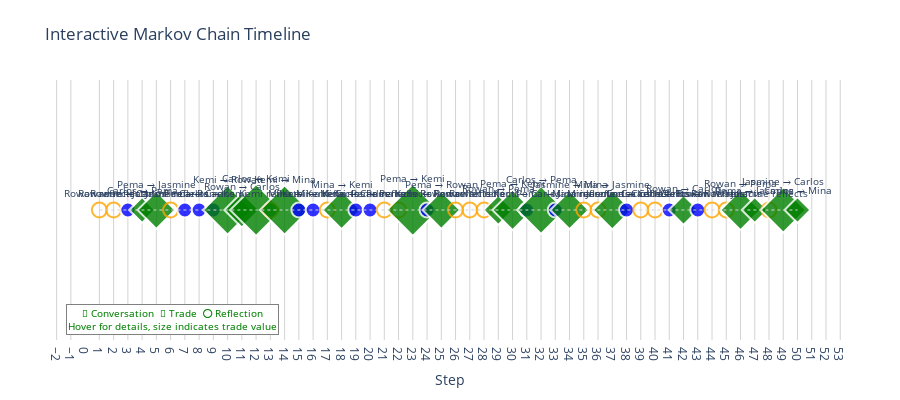

The cell this chart's notebook holds for it:
### Code cell
# Interactive Timeline View of Markov Chain Progression
def create_markov_timeline_visualization(results):
    """Create an interactive timeline showing the step-by-step Markov chain progression"""
    
    interactions = results.get('interaction_history', [])
    if not interactions:
        print("No interaction history found")
        return
    
    # Extract timeline data
    timeline_data = []
    
    for interaction in interactions:
        step = interaction.get('step', 0)
        
        if interaction.get('type') == 'conversation':
            participants = interaction.get('participants', [])
            if len(participants) == 2:
                from_agent, to_agent = participants[0], participants[1]
                
                # Check for trades
                trades = interaction.get('trades', [])
                trade_info = ""
                total_value = 0
                
                if trades:
                    for trade in trades:
                        if trade.get('executed') and trade.get('trade_details'):
                            trade_details = trade['trade_details']
                            items = trade_details.get('items', [])
                            actual_items = [item for item in items if item.get('name') != 'digital cash']
                            
                            total_value += sum(item.get('value', 0) for item in actual_items)
                            item_names = [item.get('name', '').replace('_', ' ').title() for item in actual_items]
                            trade_info = f"Trade: {', '.join(item_names)} (${total_value:.2f})"
                
                timeline_data.append({
                    'step': step,
                    'type': 'conversation',
                    'from': from_agent,
                    'to': to_agent,
                    'has_trade': len(trades) > 0,
                    'trade_value': total_value,
                    'trade_info': trade_info,
                    'description': f"{from_agent.split()[0]} → {to_agent.split()[0]}"
                })
                
        elif interaction.get('type') == 'reflection':
            agent = interaction.get('agent', '')
            if agent:
                timeline_data.append({
                    'step': step,
                    'type': 'reflection',
                    'from': agent,
                    'to': agent,
                    'has_trade': False,
                    'trade_value': 0,
                    'trade_info': "",
                    'description': f"{agent.split()[0]} reflects"
                })
    
    # Sort by step
    timeline_data.sort(key=lambda x: x['step'])
    
    # Create the timeline plot
    steps = [item['step'] for item in timeline_data]
    descriptions = [item['description'] for item in timeline_data]
    types = [item['type'] for item in timeline_data]
    trade_values = [item['trade_value'] for item in timeline_data]
    
    # Color mapping
    colors = []
    symbols = []
    sizes = []
    hover_texts = []
    
    for item in timeline_data:
        if item['type'] == 'reflection':
            colors.append('orange')
            symbols.append('circle-open')
            sizes.append(15)
            hover_text = f"<b>Step {item['step']}: Reflection</b><br>"
            hover_text += f"Agent: {item['from']}<br>"
            hover_text += "Action: Self-reflection"
        else:
            if item['has_trade']:
                colors.append('green')
                symbols.append('diamond')
                sizes.append(20 + min(item['trade_value']/5, 20))
                hover_text = f"<b>Step {item['step']}: Conversation + Trade</b><br>"
                hover_text += f"From: {item['from']}<br>"
                hover_text += f"To: {item['to']}<br>"
                hover_text += f"{item['trade_info']}"
            else:
                colors.append('blue')
                symbols.append('circle')
                sizes.append(15)
                hover_text = f"<b>Step {item['step']}: Conversation</b><br>"
                hover_text += f"From: {item['from']}<br>"
                hover_text += f"To: {item['to']}<br>"
                hover_text += "No trade occurred"
        
        hover_texts.append(hover_text)
    
    # Create the timeline figure
    fig = go.Figure()
    
    # Add the main timeline
    fig.add_trace(go.Scatter(
        x=steps,
        y=[1] * len(steps),  # All points on same y-level
        mode='markers+text',
        marker=dict(
            size=sizes,
            color=colors,
            symbol=symbols,
            line=dict(width=2, color='white'),
            opacity=0.8
        ),
        text=descriptions,
        textposition='top center',
        textfont=dict(size=10),
        hoverinfo='text',
        hovertext=hover_texts,
        name='Markov Chain Steps',
        showlegend=False
    ))
    
    # Add connecting lines
    fig.add_trace(go.Scatter(
        x=steps,
        y=[1] * len(steps),
        mode='lines',
        line=dict(color='lightgray', width=1, dash='dot'),
        hoverinfo='skip',
        showlegend=False
    ))
    
    # Add value annotations for trades
    for i, item in enumerate(timeline_data):
        if item['has_trade'] and item['trade_value'] > 0:
            fig.add_annotation(
                x=item['step'],
                y=1.15,
                text=f"${item['trade_value']:.0f}",
                showarrow=False,
                font=dict(size=9, color='green'),
                bgcolor='rgba(255,255,255,0.8)',
                bordercolor='green',
                borderwidth=1
            )
    
    # Update layout
    fig.update_layout(
        title='Interactive Markov Chain Timeline',
        xaxis_title='Step',
        xaxis=dict(
            tickmode='linear',
            dtick=1,
            showgrid=True,
            gridcolor='lightgray',
            gridwidth=1
        ),
        yaxis=dict(
            visible=False,
            range=[0.5, 1.5]
        ),
        height=400,
        margin=dict(t=80, b=60, l=50, r=50),
        annotations=[
            dict(
                text="🔵 Conversation  💎 Trade  ⭕ Reflection<br>Hover for details, size indicates trade value",
                showarrow=False,
                xref="paper", yref="paper",
                x=0.02, y=0.02,
                xanchor='left', yanchor='bottom',
                font=dict(size=10),
                bgcolor='rgba(255,255,255,0.8)',
                bordercolor='gray',
                borderwidth=1
            )
        ],
        plot_bgcolor='rgba(0,0,0,0)'
    )
    
    return fig

# Create and display the timeline visualization
timeline_fig = create_markov_timeline_visualization(results)
if timeline_fig:
    timeline_fig.show()
else:
    print("Could not create timeline visualization - no data available")

### Figure 1 — Plotly figure (JSON) as saved in the notebook; plotly's stock layout.template omitted (floating-point values rounded to 4 significant figures)
{"data": [{"hoverinfo": "text", "hovertext": ["<b>Step 1: Reflection</b><br>Agent: Rowan Greenwood<br>Action: Self-reflection", "<b>Step 2: Reflection</b><br>Agent: Rowan Greenwood<br>Action: Self-reflection", "<b>Step 3: Conversation</b><br>From: Rowan Greenwood<br>To: Carlos Mendez<br>No trade occurred", "<b>Step 4: Conversation + Trade</b><br>From: Carlos Mendez<br>To: Pema Sherpa<br>", "<b>Step 5: Conversation + Trade</b><br>From: Pema Sherpa<br>To: Jasmine Carter<br>Trade: Mountain Flower Honey ($45.00)", "<b>Step 6: Reflection</b><br>Agent: Jasmine Carter<br>Action: Self-reflection", "<b>Step 7: Conversation</b><br>From: Jasmine Carter<br>To: Pema Sherpa<br>No trade occurred", "<b>Step 8: Conversation</b><br>From: Pema Sherpa<br>To: Carlos Mendez<br>No trade occurred", "<b>Step 9: Conversation</b><br>From: Carlos Mendez<br>To: Kemi Adebayo<br>No trade occurred", "<b>Step 10: Conversation + Trade</b><br>From: Kemi Adebayo<br>To: Rowan Greenwood<br>Trade: Hibiscus Extract, Baobab Fruit Powder ($90.00)", "<b>Step 11: Conversation + Trade</b><br>From: Rowan Greenwood<br>To: Carlos Mendez<br>Trade: Hibiscus Extract ($35.00)", "<b>Step 12: Conversation + Trade</b><br>From: Carlos Mendez<br>To: Kemi Adebayo<br>Trade: Aged Cigars, Wrapper Tobacco Leaves ($185.00)", "<b>Step 13: Reflection</b><br>Agent: Kemi Adebayo<br>Action: Self-reflection", "<b>Step 14: Conversation + Trade</b><br>From: Kemi Adebayo<br>To: Mina Kim<br>Trade: Baobab Fruit Powder, Hibiscus Extract ($90.00)", "<b>Step 15: Conversation</b><br>From: Mina Kim<br>To: Kemi Adebayo<br>No trade occurred", "<b>Step 16: Conversation</b><br>From: Kemi Adebayo<br>To: Mina Kim<br>No trade occurred", "<b>Step 17: Reflection</b><br>Agent: Mina Kim<br>Action: Self-reflection", "<b>Step 18: Conversation + Trade</b><br>From: Mina Kim<br>To: Kemi Adebayo<br>Trade: Sunscreen, Sheet Masks ($47.50)", "<b>Step 19: Conversation</b><br>From: Kemi Adebayo<br>To: Carlos Mendez<br>No trade occurred", "<b>Step 20: Conversation</b><br>From: Carlos Mendez<br>To: Pema Sherpa<br>No trade occurred", "<b>Step 21: Reflection</b><br>Agent: Pema Sherpa<br>Action: Self-reflection", "<b>Step 22: Reflection</b><br>Agent: Pema Sherpa<br>Action: Self-reflection", "<b>Step 23: Conversation + Trade</b><br>From: Pema Sherpa<br>To: Kemi Adebayo<br>Trade: Mountain Flower Honey, Pine Honey ($100.00)", "<b>Step 24: Conversation</b><br>From: Kemi Adebayo<br>To: Pema Sherpa<br>No trade occurred", "<b>Step 25: Conversation + Trade</b><br>From: Pema Sherpa<br>To: Rowan Greenwood<br>Trade: Mountain Flower Honey ($45.00)", "<b>Step 26: Reflection</b><br>Agent: Rowan Greenwood<br>Action: Self-reflection", "<b>Step 27: Reflection</b><br>Agent: Rowan Greenwood<br>Action: Self-reflection", "<b>Step 28: Reflection</b><br>Agent: Rowan Greenwood<br>Action: Self-reflection", "<b>Step 29: Conversation + Trade</b><br>From: Rowan Greenwood<br>To: Pema Sherpa<br>Trade: Herbal Tea ($15.00)", "<b>Step 30: Conversation + Trade</b><br>From: Pema Sherpa<br>To: Kemi Adebayo<br>Trade: Pine Honey ($55.00)", "<b>Step 31: Conversation</b><br>From: Kemi Adebayo<br>To: Carlos Mendez<br>No trade occurred", "<b>Step 32: Conversation + Trade</b><br>From: Carlos Mendez<br>To: Pema Sherpa<br>Trade: Premium Cigars ($85.00)", "<b>Step 33: Conversation</b><br>From: Pema Sherpa<br>To: Jasmine Carter<br>No trade occurred", "<b>Step 34: Conversation + Trade</b><br>From: Jasmine Carter<br>To: Mina Kim<br>Trade: Notebooks, Mountain Flower Honey ($48.50)", "<b>Step 35: Reflection</b><br>Agent: Mina Kim<br>Action: Self-reflection", "<b>Step 36: Reflection</b><br>Agent: Mina Kim<br>Action: Self-reflection", "<b>Step 37: Conversation + Trade</b><br>From: Mina Kim<br>To: Jasmine Carter<br>Trade: Essence, Sunscreen ($50.00)", "<b>Step 38: Conversation</b><br>From: Jasmine Carter<br>To: Carlos Mendez<br>No trade occurred", "<b>Step 39: Reflection</b><br>Agent: Carlos Mendez<br>Action: Self-reflection", "<b>Step 40: Reflection</b><br>Agent: Carlos Mendez<br>Action: Self-reflection", "<b>Step 41: Conversation</b><br>From: Carlos Mendez<br>To: Rowan Greenwood<br>No trade occurred", "<b>Step 42: Conversation + Trade</b><br>From: Rowan Greenwood<br>To: Carlos Mendez<br>Trade: Herbal Tea ($15.00)", "<b>Step 43: Conversation</b><br>From: Carlos Mendez<br>To: Rowan Greenwood<br>No trade occurred", "<b>Step 44: Reflection</b><br>Agent: Rowan Greenwood<br>Action: Self-reflection", "<b>Step 45: Reflection</b><br>Agent: Rowan Greenwood<br>Action: Self-reflection", "<b>Step 46: Conversation + Trade</b><br>From: Rowan Greenwood<br>To: Pema Sherpa<br>Trade: Baobab Fruit Powder ($55.00)", "<b>Step 47: Conversation + Trade</b><br>From: Pema Sherpa<br>To: Jasmine Carter<br>", "<b>Step 48: Reflection</b><br>Agent: Jasmine Carter<br>Action: Self-reflection", "<b>Step 49: Conversation + Trade</b><br>From: Jasmine Carter<br>To: Carlos Mendez<br>Trade: Notebooks, Essence, Tutoring Sessions ($75.00)", "<b>Step 50: Conversation + Trade</b><br>From: Carlos Mendez<br>To: Mina Kim<br>"], "marker": {"color": ["orange", "orange", "blue", "green", "green", "orange", "blue", "blue", "blue", "green", "green", "green", "orange", "green", "blue", "blue", "orange", "green", "blue", "blue", "orange", "orange", "green", "blue", "green", "orange", "orange", "orange", "green", "green", "blue", "green", "blue", "green", "orange", "orange", "green", "blue", "orange", "orange", "blue", "green", "blue", "orange", "orange", "green", "green", "orange", "green", "green"], "line": {"color": "white", "width": 2}, "opacity": 0.8, "size": [15, 15, 15, 20, 29, 15, 15, 15, 15, 38, 27, 40, 15, 38, 15, 15, 15, 29.5, 15, 15, 15, 15, 40, 15, 29, 15, 15, 15, 23, 31, 15, 37, 15, 29.7, 15, 15, 30, 15, 15, 15, 15, 23, 15, 15, 15, 31, 20, 15, 35, 20], "symbol": ["circle-open", "circle-open", "circle", "diamond", "diamond", "circle-open", "circle", "circle", "circle", "diamond", "diamond", "diamond", "circle-open", "diamond", "circle", "circle", "circle-open", "diamond", "circle", "circle", "circle-open", "circle-open", "diamond", "circle", "diamond", "circle-open", "circle-open", "circle-open", "diamond", "diamond", "circle", "diamond", "circle", "diamond", "circle-open", "circle-open", "diamond", "circle", "circle-open", "circle-open", "circle", "diamond", "circle", "circle-open", "circle-open", "diamond", "diamond", "circle-open", "diamond", "diamond"]}, "mode": "markers+text", "name": "Markov Chain Steps", "showlegend": false, "text": ["Rowan reflects", "Rowan reflects", "Rowan → Carlos", "Carlos → Pema", "Pema → Jasmine", "Jasmine reflects", "Jasmine → Pema", "Pema → Carlos", "Carlos → Kemi", "Kemi → Rowan", "Rowan → Carlos", "Carlos → Kemi", "Kemi reflects", "Kemi → Mina", "Mina → Kemi", "Kemi → Mina", "Mina reflects", "Mina → Kemi", "Kemi → Carlos", "Carlos → Pema", "Pema reflects", "Pema reflects", "Pema → Kemi", "Kemi → Pema", "Pema → Rowan", "Rowan reflects", "Rowan reflects", "Rowan reflects", "Rowan → Pema", "Pema → Kemi", "Kemi → Carlos", "Carlos → Pema", "Pema → Jasmine", "Jasmine → Mina", "Mina reflects", "Mina reflects", "Mina → Jasmine", "Jasmine → Carlos", "Carlos reflects", "Carlos reflects", "Carlos → Rowan", "Rowan → Carlos", "Carlos → Rowan", "Rowan reflects", "Rowan reflects", "Rowan → Pema", "Pema → Jasmine", "Jasmine reflects", "Jasmine → Carlos", "Carlos → Mina"], "textfont": {"size": 10}, "textposition": "top center", "type": "scatter", "x": [1, 2, 3, 4, 5, 6, 7, 8, 9, 10, 11, 12, 13, 14, 15, 16, 17, 18, 19, 20, 21, 22, 23, 24, 25, 26, 27, 28, 29, 30, 31, 32, 33, 34, 35, 36, 37, 38, 39, 40, 41, 42, 43, 44, 45, 46, 47, 48, 49, 50], "y": [1, 1, 1, 1, 1, 1, 1, 1, 1, 1, 1, 1, 1, 1, 1, 1, 1, 1, 1, 1, 1, 1, 1, 1, 1, 1, 1, 1, 1, 1, 1, 1, 1, 1, 1, 1, 1, 1, 1, 1, 1, 1, 1, 1, 1, 1, 1, 1, 1, 1]}, {"hoverinfo": "skip", "line": {"color": "lightgray", "dash": "dot", "width": 1}, "mode": "lines", "showlegend": false, "type": "scatter", "x": [1, 2, 3, 4, 5, 6, 7, 8, 9, 10, 11, 12, 13, 14, 15, 16, 17, 18, 19, 20, 21, 22, 23, 24, 25, 26, 27, 28, 29, 30, 31, 32, 33, 34, 35, 36, 37, 38, 39, 40, 41, 42, 43, 44, 45, 46, 47, 48, 49, 50], "y": [1, 1, 1, 1, 1, 1, 1, 1, 1, 1, 1, 1, 1, 1, 1, 1, 1, 1, 1, 1, 1, 1, 1, 1, 1, 1, 1, 1, 1, 1, 1, 1, 1, 1, 1, 1, 1, 1, 1, 1, 1, 1, 1, 1, 1, 1, 1, 1, 1, 1]}], "layout": {"annotations": [{"bgcolor": "rgba(255,255,255,0.8)", "bordercolor": "gray", "borderwidth": 1, "font": {"color": "green", "size": 10}, "showarrow": false, "text": "🔵 Conversation  💎 Trade  ⭕ Reflection<br>Hover for details, size indicates trade value", "x": 0.02, "xanchor": "left", "xref": "paper", "y": 0.02, "yanchor": "bottom", "yref": "paper"}, {"bgcolor": "rgba(255,255,255,0.8)", "bordercolor": "gray", "borderwidth": 1, "font": {"color": "green", "size": 10}, "showarrow": false, "text": "🔵 Conversation  💎 Trade  ⭕ Reflection<br>Hover for details, size indicates trade value", "x": 0.02, "xanchor": "left", "xref": "paper", "y": 0.02, "yanchor": "bottom", "yref": "paper"}, {"bgcolor": "rgba(255,255,255,0.8)", "bordercolor": "gray", "borderwidth": 1, "font": {"color": "green", "size": 10}, "showarrow": false, "text": "🔵 Conversation  💎 Trade  ⭕ Reflection<br>Hover for details, size indicates trade value", "x": 0.02, "xanchor": "left", "xref": "paper", "y": 0.02, "yanchor": "bottom", "yref": "paper"}, {"bgcolor": "rgba(255,255,255,0.8)", "bordercolor": "gray", "borderwidth": 1, "font": {"color": "green", "size": 10}, "showarrow": false, "text": "🔵 Conversation  💎 Trade  ⭕ Reflection<br>Hover for details, size indicates trade value", "x": 0.02, "xanchor": "left", "xref": "paper", "y": 0.02, "yanchor": "bottom", "yref": "paper"}, {"bgcolor": "rgba(255,255,255,0.8)", "bordercolor": "gray", "borderwidth": 1, "font": {"color": "green", "size": 10}, "showarrow": false, "text": "🔵 Conversation  💎 Trade  ⭕ Reflection<br>Hover for details, size indicates trade value", "x": 0.02, "xanchor": "left", "xref": "paper", "y": 0.02, "yanchor": "bottom", "yref": "paper"}, {"bgcolor": "rgba(255,255,255,0.8)", "bordercolor": "gray", "borderwidth": 1, "font": {"color": "green", "size": 10}, "showarrow": false, "text": "🔵 Conversation  💎 Trade  ⭕ Reflection<br>Hover for details, size indicates trade value", "x": 0.02, "xanchor": "left", "xref": "paper", "y": 0.02, "yanchor": "bottom", "yref": "paper"}, {"bgcolor": "rgba(255,255,255,0.8)", "bordercolor": "gray", "borderwidth": 1, "font": {"color": "green", "size": 10}, "showarrow": false, "text": "🔵 Conversation  💎 Trade  ⭕ Reflection<br>Hover for details, size indicates trade value", "x": 0.02, "xanchor": "left", "xref": "paper", "y": 0.02, "yanchor": "bottom", "yref": "paper"}, {"bgcolor": "rgba(255,255,255,0.8)", "bordercolor": "gray", "borderwidth": 1, "font": {"color": "green", "size": 10}, "showarrow": false, "text": "🔵 Conversation  💎 Trade  ⭕ Reflection<br>Hover for details, size indicates trade value", "x": 0.02, "xanchor": "left", "xref": "paper", "y": 0.02, "yanchor": "bottom", "yref": "paper"}, {"bgcolor": "rgba(255,255,255,0.8)", "bordercolor": "gray", "borderwidth": 1, "font": {"color": "green", "size": 10}, "showarrow": false, "text": "🔵 Conversation  💎 Trade  ⭕ Reflection<br>Hover for details, size indicates trade value", "x": 0.02, "xanchor": "left", "xref": "paper", "y": 0.02, "yanchor": "bottom", "yref": "paper"}, {"bgcolor": "rgba(255,255,255,0.8)", "bordercolor": "gray", "borderwidth": 1, "font": {"color": "green", "size": 10}, "showarrow": false, "text": "🔵 Conversation  💎 Trade  ⭕ Reflection<br>Hover for details, size indicates trade value", "x": 0.02, "xanchor": "left", "xref": "paper", "y": 0.02, "yanchor": "bottom", "yref": "paper"}, {"bgcolor": "rgba(255,255,255,0.8)", "bordercolor": "gray", "borderwidth": 1, "font": {"color": "green", "size": 10}, "showarrow": false, "text": "🔵 Conversation  💎 Trade  ⭕ Reflection<br>Hover for details, size indicates trade value", "x": 0.02, "xanchor": "left", "xref": "paper", "y": 0.02, "yanchor": "bottom", "yref": "paper"}, {"bgcolor": "rgba(255,255,255,0.8)", "bordercolor": "gray", "borderwidth": 1, "font": {"color": "green", "size": 10}, "showarrow": false, "text": "🔵 Conversation  💎 Trade  ⭕ Reflection<br>Hover for details, size indicates trade value", "x": 0.02, "xanchor": "left", "xref": "paper", "y": 0.02, "yanchor": "bottom", "yref": "paper"}, {"bgcolor": "rgba(255,255,255,0.8)", "bordercolor": "gray", "borderwidth": 1, "font": {"color": "green", "size": 10}, "showarrow": false, "text": "🔵 Conversation  💎 Trade  ⭕ Reflection<br>Hover for details, size indicates trade value", "x": 0.02, "xanchor": "left", "xref": "paper", "y": 0.02, "yanchor": "bottom", "yref": "paper"}, {"bgcolor": "rgba(255,255,255,0.8)", "bordercolor": "gray", "borderwidth": 1, "font": {"color": "green", "size": 10}, "showarrow": false, "text": "🔵 Conversation  💎 Trade  ⭕ Reflection<br>Hover for details, size indicates trade value", "x": 0.02, "xanchor": "left", "xref": "paper", "y": 0.02, "yanchor": "bottom", "yref": "paper"}, {"bgcolor": "rgba(255,255,255,0.8)", "bordercolor": "gray", "borderwidth": 1, "font": {"color": "green", "size": 10}, "showarrow": false, "text": "🔵 Conversation  💎 Trade  ⭕ Reflection<br>Hover for details, size indicates trade value", "x": 0.02, "xanchor": "left", "xref": "paper", "y": 0.02, "yanchor": "bottom", "yref": "paper"}, {"bgcolor": "rgba(255,255,255,0.8)", "bordercolor": "gray", "borderwidth": 1, "font": {"color": "green", "size": 10}, "showarrow": false, "text": "🔵 Conversation  💎 Trade  ⭕ Reflection<br>Hover for details, size indicates trade value", "x": 0.02, "xanchor": "left", "xref": "paper", "y": 0.02, "yanchor": "bottom", "yref": "paper"}], "height": 400, "margin": {"b": 60, "l": 50, "r": 50, "t": 80}, "plot_bgcolor": "rgba(0,0,0,0)", "title": {"text": "Interactive Markov Chain Timeline"}, "xaxis": {"dtick": 1, "gridcolor": "lightgray", "gridwidth": 1, "showgrid": true, "tickmode": "linear", "title": {"text": "Step"}}, "yaxis": {"range": [0.5, 1.5], "visible": false}}}
